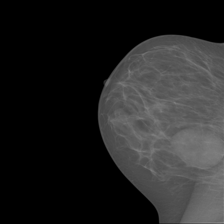
#> input picture notebooks/0_BCD.png, 224 x 224 px
$ python -i segment.py   (imports and definitions only)   (older library calls are emulated)
#> lines starting #> are read from the running program, lines starting #| are printed output that depends on the picture; after the words box and inside, x2 and y2 are one past the last pixel; in counts of white or black regions, pixels touching at a corner belong together
#> further down, picture is the input picture: shape (224, 224); min 0, max 137, mean 35.9
# Modified version of breast_segment from https://github.com/olieidel/breast_segment

import numpy as np
from skimage.exposure import equalize_hist
from skimage.filters.rank import median
from skimage.measure import regionprops
from skimage.morphology import disk
from skimage.segmentation import felzenszwalb
from skimage.transform import rescale
from scipy.ndimage import binary_fill_holes
# from scipy.misc import imresize
from skimage.transform import resize


def segment(im, scale_factor=0.25, threshold=3900, felzenzwalb_scale=0.15):
    """
    Fully automated breast segmentation in mammographies.
    Modified version of https://github.com/olieidel/breast_segment

    :param im: Image
    :param scale_factor: Scale Factor
    :param threshold: Threshold
    :param felzenzwalb_scale: Felzenzwalb Scale

    :return: (im_mask, bbox) where im_mask is the segmentation mask and
    bbox is the bounding box (rectangular) of the segmentation.

    """
#> called with scale_factor = 0.25, threshold = 3900, felzenzwalb_scale = 0.15

    # set threshold to remove artifacts around edges
    im_thres = im.copy()
    im_thres[im_thres > threshold] = 0

    # determine breast side
    col_sums_split = np.array_split(np.sum(im_thres, axis=0), 2)
#> col_sums_split = 2 items
    left = np.array(col_sums_split[0])/10000.
#> left = 112 values from 0 to 0.685
    right = np.array(col_sums_split[1])/10000.
#> right = 112 values, max 1.89 at index 111, min 0.712 at index 0, mean 1.55

    left_col_sum = np.sum(left)
#> left_col_sum = 6.33
    right_col_sum = np.sum(right)
#> right_col_sum = 173.7


    if left_col_sum > right_col_sum:
        breast_side = 'l'
    else:
        breast_side = 'r'

    # rescale and filter aggressively, normalize
    #im_small = rescale(im_thres, scale_factor)

    im_small = im_thres[0::4, 0::4]
    n_min = np.min(im_small)
#> n_min = 0
    n_max = np.max(im_small)
#> n_max = 126
    im_small = np.interp(im_small, (n_min, n_max), (0, 1))
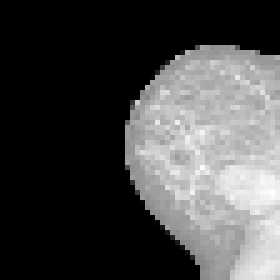
#> im_small: shape (56, 56) float64 (shown 5 times larger); min 0, max 1, mean 0.278

    im_small_filt = median(im_small, disk(50))
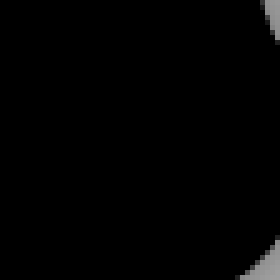
#> im_small_filt: shape (56, 56) (shown 5 times larger); min 0, max 158, mean 2.4

    # this might not be helping, actually sometimes it is
    im_small_filt = equalize_hist(im_small_filt)


    # run mr. felzenzwalb
    segments = felzenszwalb(im_small_filt, scale=felzenzwalb_scale)
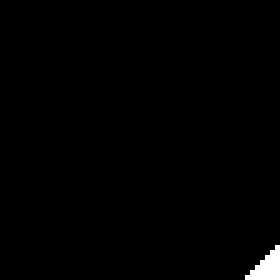
#> segments: shape (56, 56) int64 (shown 5 times larger); values 0 (black) and 1 (white), 0.89% white; 1 white region, box (x1, y1, x2, y2) and area: (49, 49, 56, 56) 28
    segments += 1  # otherwise, labels() would ignore segment with segment=0
#> segments: shape (56, 56) int64; values 1 (black) and 2 (white), 0.89% white; 1 white region


    props = regionprops(segments)
#> props = 2 regions; box (x1, y1, x2, y2) and area: (0, 0, 56, 56) 3108, (49, 49, 56, 56) 28

    # Sort Props by area, descending
    props_sorted = sorted(props, key=lambda x: x.area, reverse=True)
#> props_sorted has the same summary as props

    expected_bg_index = 0
    bg_index = expected_bg_index

    bg_region = props_sorted[bg_index]
    minr, minc, maxr, maxc = bg_region.bbox
#> minr = 0; minc = 0; maxr = 56; maxc = 56
    filled_mask = bg_region.filled_image
#> filled_mask: shape (56, 56) bool; 99.1% white; 1 black region, box (x1, y1, x2, y2) and area: (49, 49, 56, 56) 28

    im_small_fill = np.zeros((im_small_filt.shape[0]+2, im_small_filt.shape[1]+1), dtype=int)

    if breast_side == 'l':
        # breast expected to be on left side,
        # pad on right and bottom side
        im_small_fill[minr+1:maxr+1, minc:maxc] = filled_mask
        im_small_fill[0, :] = 1  # top
        im_small_fill[-1, :] = 1  # bottom
        im_small_fill[:, -1] = 1  # right
    elif breast_side == 'r':
        # breast expected to be on right side,
        # pad on left and bottom side
        im_small_fill[minr+1:maxr+1, minc+1:maxc+1] = filled_mask  # shift mask to right side
#> im_small_fill: shape (58, 57) int64; values 0 (black) and 1 (white), 94% white; black in thin lines or dots
        im_small_fill[0, :] = 1  # top
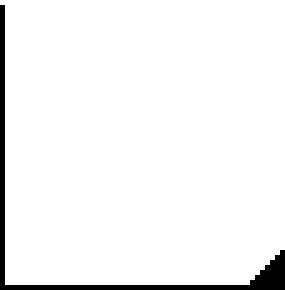
#> im_small_fill: shape (58, 57) int64 (shown 5 times larger); values 0 (black) and 1 (white), 95.7% white; black in thin lines or dots
        im_small_fill[-1, :] = 1  # bottom
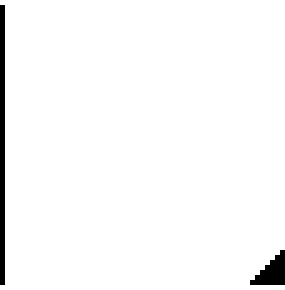
#> im_small_fill: shape (58, 57) int64 (shown 5 times larger); values 0 (black) and 1 (white), 97.5% white; black in thin lines or dots
        im_small_fill[:, 0] = 1  # left
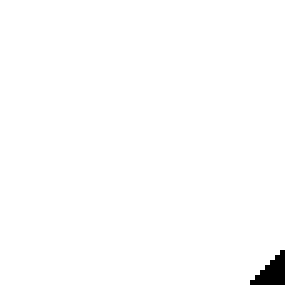
#> im_small_fill: shape (58, 57) int64 (shown 5 times larger); values 0 (black) and 1 (white), 99.2% white; 1 black region, box (x1, y1, x2, y2) and area: (50, 50, 57, 57) 28

    im_small_fill = binary_fill_holes(im_small_fill)

    im_small_mask = im_small_fill[1:-1, :-1] if breast_side == 'l' \
                  else im_small_fill[1:-1, 1:]

    # rescale mask
    im_mask = resize(im_small_mask, im.shape).astype(bool)
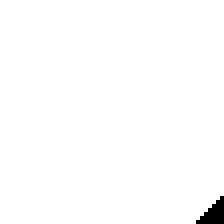
#> im_mask: shape (224, 224) bool; 99.1% white; 1 black region, box (x1, y1, x2, y2) and area: (196, 196, 224, 224) 448
    # invert!
    im_mask = ~im_mask

    # determine side of breast in mask and compare
    col_sums_split = np.array_split(np.sum(im_mask, axis=0), 2)

    left_mask = np.array(col_sums_split[0])/10000.
#> left_mask = 112 values from 0 to 0
    right_mask = np.array(col_sums_split[1])/10000.
#> right_mask = 112 values from 0 to 0.0028

    left_col_sum = np.sum(left_mask)
#> left_col_sum = 0
    right_col_sum = np.sum(right_mask)
#> right_col_sum = 0.0448

    if left_col_sum > right_col_sum:
        breast_side_mask = 'l'
    else:
        breast_side_mask = 'r'

    if breast_side_mask != breast_side:
        # breast mask is not on expected side
        # we might have segmented bg instead of breast
        # so invert again
        print('breast and mask side mismatch. inverting!')
        im_mask = ~im_mask

    # exclude thresholded area (artifacts) in mask, too
    im_mask[im > threshold] = False

    # fill holes again, just in case there was a high-intensity region
    # in the breast
    im_mask = binary_fill_holes(im_mask)

    # if no region found, abort early and return mask of complete image
    if im_mask.ravel().sum() == 0:
        all_mask = np.ones_like(im).astype(bool)
        bbox = (0, 0, im.shape[0], im.shape[1])
        print('Couldn\'t find any segment')
        return all_mask, bbox

    # get bbox
    minr = np.argwhere(im_mask.any(axis=1)).ravel()[0]
#> minr = 196
    maxr = np.argwhere(im_mask.any(axis=1)).ravel()[-1]
#> maxr = 223
    minc = np.argwhere(im_mask.any(axis=0)).ravel()[0]
#> minc = 196
    maxc = np.argwhere(im_mask.any(axis=0)).ravel()[-1]
#> maxc = 223

    bbox = (minr, minc, maxr, maxc)
#> bbox = (196, 196, 223, 223)

    return im_mask, bbox

>>> import cv2
>>> picture = cv2.imread('../notebooks/0_BCD.png', cv2.IMREAD_GRAYSCALE)
>>> result = segment(picture)

$ run again, on notebooks/13803_vindr.png
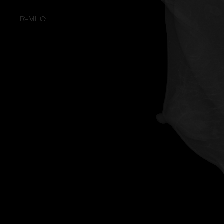
#> input picture notebooks/13803_vindr.png, 224 x 224 px
#> picture is the input picture: shape (224, 224); min 0, max 40, mean 4.1
#> col_sums_split = 2 items
#> left = 112 values, max 0.02 at index 20, min 0 at index 0, mean 0.00138
#> right = 112 values, max 0.405 at index 111, min 0 at index 0, mean 0.181
#> in segment, `left_col_sum = np.sum(left)`: left_col_sum = 0.154
#> in segment, `right_col_sum = np.sum(right)`: right_col_sum = 20.23
#> n_min = 0
#> n_max = 40
#> in segment, `im_small = np.interp(im_small, (n_min, n_max), (0, 1))`:
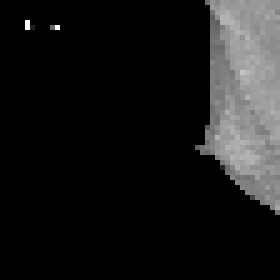
#> im_small: shape (56, 56) float64 (shown 5 times larger); min 0, max 1, mean 0.1
#> props = 1 regions; box (x1, y1, x2, y2) and area: (0, 0, 56, 56) 3136
#> props_sorted has the same summary as props
#> minr = 0; maxr = 56
#> filled_mask: shape (56, 56) bool; every value is 1
#> in segment, `im_small_fill[-1, :] = 1`:
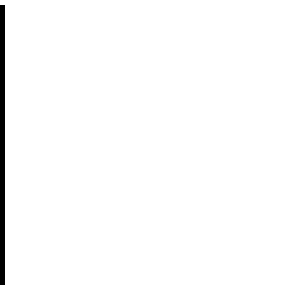
#> im_small_fill: shape (58, 57) int64 (shown 5 times larger); values 0 (black) and 1 (white), 98.3% white; black in thin lines or dots, all inside (x1, y1, x2, y2) = (0, 1, 1, 57)
#> left_mask = 112 values from 0 to 0
#> in segment, `left_col_sum = np.sum(left_mask)`: left_col_sum = 0

$ run again, on notebooks/1481_vindr.png
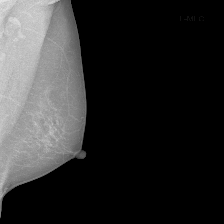
#> input picture notebooks/1481_vindr.png, 224 x 224 px
#> picture is the input picture: shape (224, 224); min 0, max 231, mean 45.2
#> col_sums_split = 2 items
#> left = 112 values, max 3.99 at index 0, min 0 at index 87, mean 2.02
#> right = 112 values, max 0.0085 at index 68, min 0 at index 0, mean 0.000593
#> in segment, `left_col_sum = np.sum(left)`: left_col_sum = 226.6
#> in segment, `right_col_sum = np.sum(right)`: right_col_sum = 0.0664
#> n_min = 0
#> n_max = 227
#> in segment, `im_small = np.interp(im_small, (n_min, n_max), (0, 1))`:
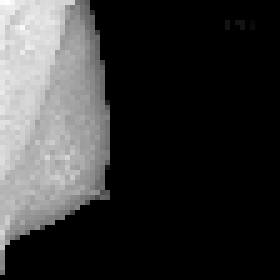
#> im_small: shape (56, 56) float64 (shown 5 times larger); min 0, max 1, mean 0.207
#> props = 1 regions; box (x1, y1, x2, y2) and area: (0, 0, 56, 56) 3136
#> props_sorted has the same summary as props
#> in segment, `minr, minc, maxr, maxc = bg_region.bbox`: minr = 0; maxr = 56
#> filled_mask: shape (56, 56) bool; every value is 1
#> in segment, `im_small_fill[-1, :] = 1`:
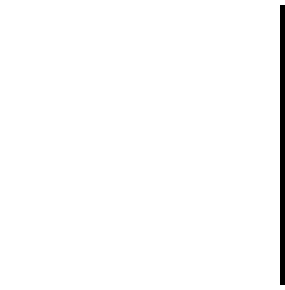
#> im_small_fill: shape (58, 57) int64 (shown 5 times larger); values 0 (black) and 1 (white), 98.3% white; black in thin lines or dots, all inside (x1, y1, x2, y2) = (56, 1, 57, 57)
#> left_mask = 112 values from 0 to 0
#> in segment, `left_col_sum = np.sum(left_mask)`: left_col_sum = 0
#> in segment, `maxr = np.argwhere(im_mask.any(axis=1)).ravel()[-1]`: maxr = 223
#> bbox = (0, 0, 223, 223)
